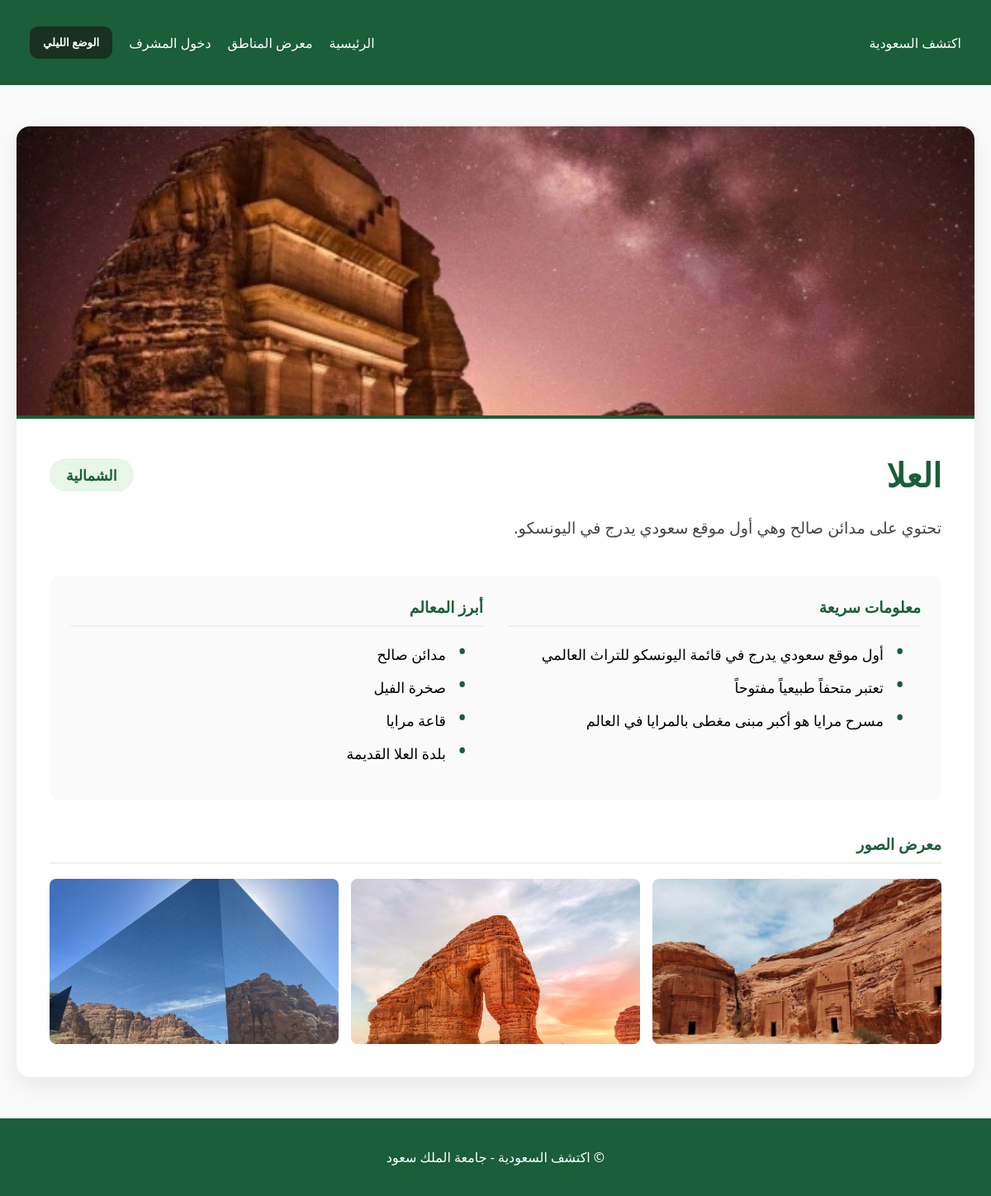
The app's page /details.php?id=3 with its own data.
### tables this page shows
CREATE TABLE `regions` (
  `id` int(11) NOT NULL,
  `name` varchar(100) NOT NULL,
  `category` varchar(50) DEFAULT NULL,
  `description` text DEFAULT NULL,
  `details` text DEFAULT NULL,
  `main_image` varchar(255) DEFAULT NULL,
  `landmarks` text DEFAULT NULL,
  `activities` text DEFAULT NULL,
  `gallery_img1` varchar(255) DEFAULT NULL,
  `gallery_img2` varchar(255) DEFAULT NULL,
  `gallery_img3` varchar(255) DEFAULT NULL,
  `facts` text DEFAULT NULL
);

### details.php (the view, shortened to what this page needs)
<?php
include 'datab.php';
$region_id = intval($_GET['id']);
$query = "SELECT * FROM regions WHERE id = $region_id";
$result = mysqli_query($conn, $query);
if (mysqli_num_rows($result) > 0) {
    $region = mysqli_fetch_assoc($result);
} else {
    echo "<h2 style='text-align:center; margin-top:50px;'>المنطقة غير موجودة.</h2>";
    exit();
}
?>
<!DOCTYPE html>
<html lang="ar" dir="rtl">
<head>
    <link rel="stylesheet" href="style.css">
</head>
<body id="body-tag">
    <header>
        <div class="nav-container">
            <div class="logo">اكتشف السعودية</div>
            <nav>
                <ul>
                    <li><a href="index.php">الرئيسية</a></li>
                    <li><a href="gallery.php">معرض المناطق</a></li>
                    <li><a href="login.php">دخول المشرف</a></li>
                    <li><button id="night-mode-btn" onclick="toggleNightMode()">الوضع الليلي</button></li>
                </ul>
            </nav>
        </div>
    </header>
    <main class="details-page-main">
        <article class="details-card-large">
            <img src="images/<?php echo $region['main_image']; ?>"
                 alt="<?php echo $region['name']; ?>"
                 class="details-main-img">
            <div class="details-card-content">
                <div style="display: flex; justify-content: space-between; align-items: center; margin-bottom: 20px;">
                    <h1 style="color: var(--primary-green); font-size: 2.5rem; margin: 0;">
                        <?php echo $region['name']; ?>
                    </h1>
                    <span class="category-badge">
                        <?php echo $region['category']; ?>
                    </span>
                </div>
                <p class="details-description"><?php echo $region['details']; ?></p>
                <div class="info-grid">
                    <div class="info-column">
                        <h3 class="info-title">معلومات سريعة</h3>
                        <ul>
                            <?php
                            if (!empty($region['facts'])) {
                                $clean_facts = str_replace('،', ',', $region['facts']);
                                $facts_array = explode(',', $clean_facts);
                                foreach ($facts_array as $fact) {
                                    $fact = trim($fact);
                                    if(!empty($fact)) {
                                        echo "<li>" . htmlspecialchars($fact) . "</li>";
                                    }
                                }
                            } else {
                                echo "<li>لا توجد معلومات مضافة حالياً.</li>";
                            }
                            ?>
                        </ul>
                    </div>
                    <div class="info-column">
                        <h3 class="info-title">أبرز المعالم</h3>
                        <ul>
                            <?php
                            if (!empty($region['landmarks'])) {
                                $clean_landmarks = str_replace('،', ',', $region['landmarks']);
                                $landmarks_array = explode(',', $clean_landmarks);
                                foreach ($landmarks_array as $landmark) {
                                    $landmark = trim($landmark);
                                    if(!empty($landmark)) {
                                        echo "<li>" . htmlspecialchars($landmark) . "</li>";
                                    }
                                }
                            } else {
                                echo "<li>لا توجد معالم مضافة حالياً.</li>";
                            }
                            ?>
                        </ul>
                    </div>
                </div>
                <h3 class="info-title" style="margin-top: 40px;">معرض الصور</h3>
                <div class="mini-gallery">
                    <?php if(!empty($region['gallery_img1'])): ?>
                        <img src="images/<?php echo $region['gallery_img1']; ?>" alt="صورة 1">
                    <?php endif; ?>
                    <?php if(!empty($region['gallery_img2'])): ?>
                        <img src="images/<?php echo $region['gallery_img2']; ?>" alt="صورة 2">
                    <?php endif; ?>
                    <?php if(!empty($region['gallery_img3'])): ?>
                        <img src="images/<?php echo $region['gallery_img3']; ?>" alt="صورة 3">
                    <?php endif; ?>
                </div>
            </div>
        </article>
    </main>
    <footer id="footer-tag">
        <p>© اكتشف السعودية - جامعة الملك سعود</p>
    </footer>
</body>
</html>

### style.css (style rules this page uses)
:root { --primary-green: #1a5e3a; --dark-bg: #121212; --light-bg: #fafafa; }
body { font-family: 'Segoe UI', Tahoma, Geneva, Verdana, sans-serif; margin: 0; background-color: var(--light-bg); transition: 0.3s; display: flex; flex-direction: column; min-height: 100vh; }
main { flex: 1; }
header { background-color: var(--primary-green); color: white; padding: 1rem 0; }
.nav-container { display: flex; justify-content: space-between; align-items: center; padding: 0 3%; }
nav ul { list-style: none; display: flex; gap: 20px; align-items: center; }
nav ul li a { color: white; text-decoration: none; }
#night-mode-btn { font-family: inherit; background-color: #1a3020; color: white; border: none; display: flex; align-items: center; justify-content: center; line-height: 1; padding: 13px 16px; border-radius: 10px; cursor: pointer; transition: all 0.3s ease; font-weight: bold; }
#footer-tag { text-align: center; padding: 20px; background-color: var(--primary-green); color: white; }
.details-page-main { display: flex; justify-content: center; align-items: flex-start; padding: 50px 20px; }
.details-card-large { background: white; border-radius: 16px; overflow: hidden; box-shadow: 0 10px 30px rgba(0, 0, 0, 0.08); max-width: 1200px; width: 100%; }
.details-main-img { width: 100%; height: 350px; object-fit: cover; display: block; border-bottom: 4px solid var(--primary-green); }
.details-card-content { padding: 40px; }
.category-badge { background-color: #e8f5e9; color: var(--primary-green); padding: 8px 20px; border-radius: 25px; font-weight: bold; font-size: 1.1rem; }
.details-description { font-size: 1.2rem; line-height: 1.8; color: #444; margin-bottom: 40px; }
.info-column ul { list-style: none; padding: 0; margin-top: 15px; }
.info-column ul li { position: relative; padding-right: 25px; margin-bottom: 12px; font-size: 1.1rem; line-height: 1.6; }
.info-column ul li::before { content: "•"; position: absolute; right: 0; color: #1a5d3b; font-size: 1.8rem; line-height: 1; top: -4px; }
.info-grid { display: grid; grid-template-columns: 1fr 1fr; gap: 30px; background-color: var(--light-bg); padding: 25px; border-radius: 12px; }
.info-title { color: var(--primary-green); border-bottom: 2px solid #e8f5e9; padding-bottom: 10px; margin-top: 0; }
.info-column ul { line-height: 1.8; font-size: 1.1rem; padding-right: 20px; }
.mini-gallery { display: grid; grid-template-columns: repeat(auto-fill, minmax(350px, 1fr)); gap: 15px; }
.mini-gallery img { width: 100%; flex: 1; border-radius: 8px; object-fit: cover; height: 200px; transition: transform 0.3s; }

### records on screen
regions: main_image (picture), name "العلا", category "الشمالية", details "تحتوي على مدائن صالح وهي أول موقع سعودي يدرج في اليونسكو.", facts "أول موقع سعودي يدرج في قائمة اليونسكو للتراث العالمي", facts "تعتبر متحفاً طبيعياً مفتوحاً", facts "مسرح مرايا هو أكبر مبنى مغطى بالمرايا في العالم", landmarks "مدائن صالح", landmarks "صخرة الفيل", landmarks "قاعة مرايا", landmarks "بلدة العلا القديمة", gallery_img1 (picture), gallery_img2 (picture), gallery_img3 (picture)
